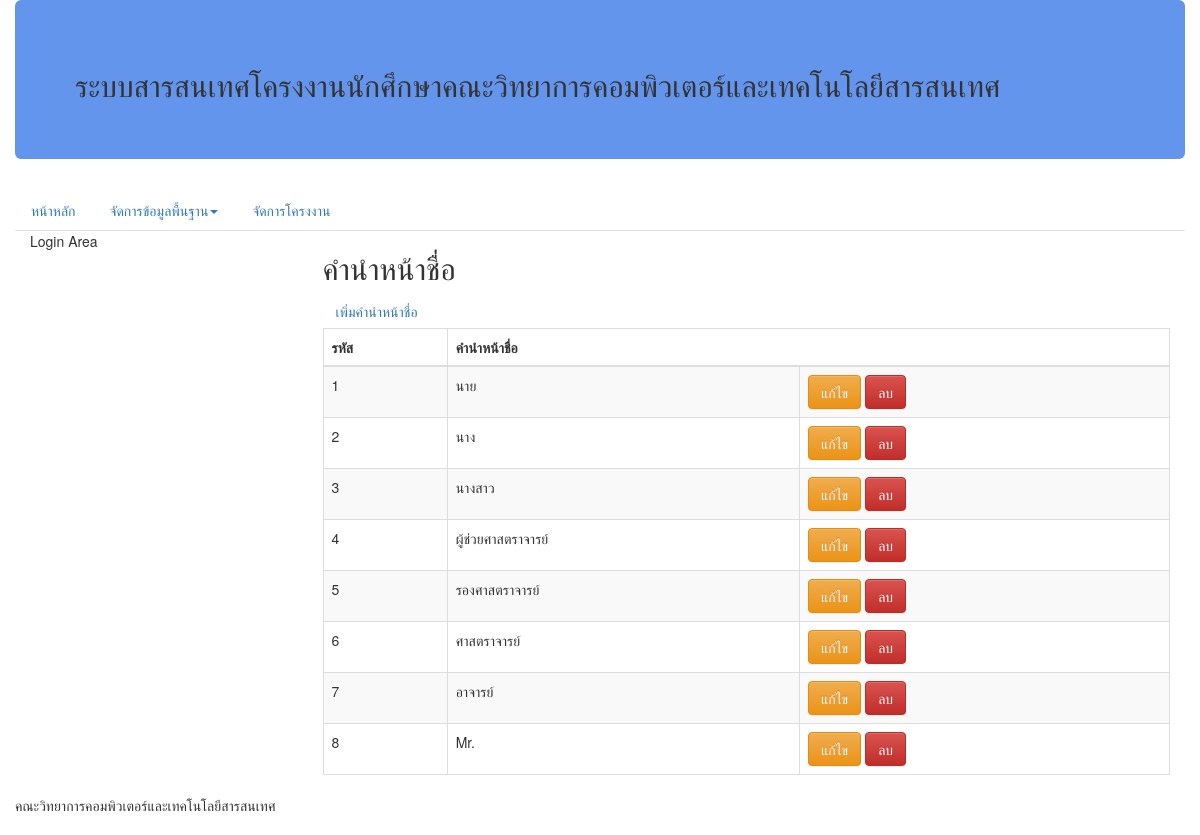
The app's page /title_list.php with its own data.
### tables this page shows
CREATE TABLE IF NOT EXISTS `title` (
  `ttl_id` int(11) NOT NULL AUTO_INCREMENT,
  `ttl_name` varchar(45) DEFAULT NULL,
  PRIMARY KEY (`ttl_id`),
  UNIQUE KEY `ttl_name_UNIQUE` (`ttl_name`)
);

### title_list.php (the view, shortened to what this page needs)
<!DOCTYPE html>
<html lang="en">
    <head>
        <link href="bootstrap/css/bootstrap.css" rel="stylesheet" type="text/css">
        <link href="bootstrap/css/bootstrap-theme.css" rel="stylesheet" type="text/css">
    </head>
    <body>
        <div class="container">
            <div class="row">
                <div class="jumbotron" style="background-color: cornflowerblue;">
                    <?php include 'topbanner.php';?>
                </div>
            </div>
            <div class="row">
                <?php include 'menu.php';?>
            </div>
            <div class="row">
                <div class="col-sm-12 col-md-3 col-lg-3">
                    <p>Login Area</p>
                </div>
                <div class="col-sm-12 col-md-9 col-lg-9">
                    <h2>คำนำหน้าชื่อ</h2>
                    <a href="title_add.php" class="btn btn-link">เพิ่มคำนำหน้าชื่อ</a>
                    <table class="table table-bordered table-striped">
                        <thead>
                            <tr>
                                <th>รหัส</th>
                                <th colspan="2">คำนำหน้าชื่อ</th>
                            </tr>
                        </thead>
                        <tbody>
                            <?php
                                include 'connectdb.php';
                                $sql =  'SELECT * FROM title order by ttl_id';
                                $result = mysqli_query($conn,$sql);
                                while (($row = mysqli_fetch_array($result, MYSQLI_ASSOC)) != NULL) {
                                    echo '<tr>';
                                    echo '<td>' . $row['ttl_id'] . '</td>';
                                    echo '<td>' . $row['ttl_name'] . '</td>';
                                    echo '<td>';
                            ?>
                                <a href="tools_edit.php?tls_id=<?php echo $row['tls_id'];?>" class="btn btn-warning">แก้ไข</a>
                                <a href="JavaScript:if(confirm('ยืนยันการลบ')==true){window.location='tools_delete.php?tls_id=<?php echo $row["tls_id"];?>'}" class="btn btn-danger">ลบ</a>
                            <?php
                                    echo '</td>';
                                    echo '</tr>';
                                }
                            ?>
                        </tbody>
                    </table>
                </div>
            </div>
            <div class="row">
                <address>คณะวิทยาการคอมพิวเตอร์และเทคโนโลยีสารสนเทศ</address>
            </div>
        </div>
    </body>
</html>

### topbanner.php
<h2>ระบบสารสนเทศโครงงานนักศึกษาคณะวิทยาการคอมพิวเตอร์และเทคโนโลยีสารสนเทศ</h2>

### menu.php (shortened to what this page needs)
<ul class="nav nav-tabs">
    <li><a href="index.php">หน้าหลัก</a></li>
    <li class="dropdown">
        <a class="dropdown-toggle" data-toggle="dropdown" href="#">
            จัดการข้อมูลพื้นฐาน<span class="caret"></span></a>
    </li>
    <li>
        <a href="#">จัดการโครงงาน</a>
    </li>
</ul>

### records on screen
title: ttl_id "1", ttl_name "นาย"
title: ttl_id "2", ttl_name "นาง"
title: ttl_id "3", ttl_name "นางสาว"
title: ttl_id "4", ttl_name "ผู้ช่วยศาสตราจารย์"
title: ttl_id "5", ttl_name "รองศาสตราจารย์"
title: ttl_id "6", ttl_name "ศาสตราจารย์"
title: ttl_id "7", ttl_name "อาจารย์"
title: ttl_id "8", ttl_name "Mr."
